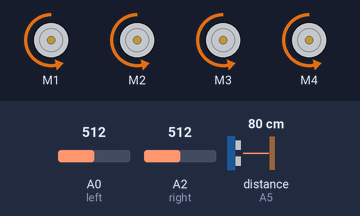
This sketch was run on a simulated Arduino Uno, built with avr-gcc and run on an emulated ATmega328P. Shown: 4 × DC motor (green arrow = forward, orange = backward, longer = faster). Wiring (inferred from the names in the program): ultrasonic range finder: trigger A3; echo A5. Inputs (shaded band) come from the test bench; at power-on: distance to the obstacle (sensor on A5) 80 cm, A0 (left) = 512, A2 (right) = 512. The echo pulse lasts 58.3 µs per cm; what the sketch prints to the serial monitor is not drawn.

Above: at 1.2 s.
1.3 s: distance to the obstacle (sensor on A5) set to 4 cm
At 1.9 s:
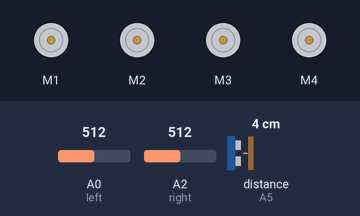
2.8 s: distance to the obstacle (sensor on A5) set to 12 cm
4.3 s: distance to the obstacle (sensor on A5) set to 16 cm
At 5.3 s:
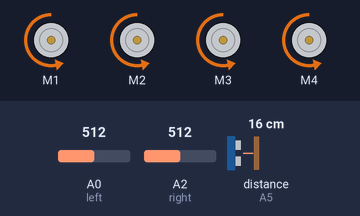
5.8 s: distance to the obstacle (sensor on A5) set to 2 cm
At 6.5 s:
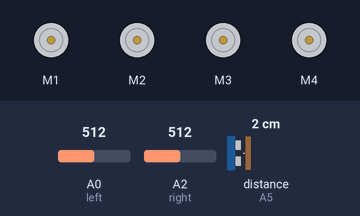
Timing chart, 0 to 8.3 s (numbered marks = the images above; inputs shaded):
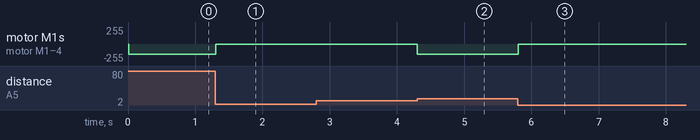

Measured:
- the behaviour switches between 14 and 15 cm on distance to the obstacle (sensor on A5) (found by bisection; images 1 and 2)
- after the input at 1.3 s, motor M1–4: backward 150/255 → stopped at once
- after the input at 2.8 s, every drawn part: stays the same
- after the input at 4.3 s, motor M1–4: stopped → backward 150/255 at once
- after the input at 5.8 s, motor M1–4: backward 150/255 → stopped at once

The sketch:

Line_Follower_car_With_obstacle_Avoidance__Neaz_.ino
```cpp
//including the libraries
#include <AFMotor.h>
#include <NewPing.h>

//defining pins and variables
#define left A0
#define right A2
#define TRIG A3
#define ECHO A5
#define MAX_DISTANCE 100

NewPing sonar (TRIG, ECHO, MAX_DISTANCE);


//defining motors
AF_DCMotor motor1(1, MOTOR12_1KHZ);
AF_DCMotor motor2(2, MOTOR12_1KHZ);
AF_DCMotor motor3(3, MOTOR34_1KHZ);
AF_DCMotor motor4(4, MOTOR34_1KHZ);


void setup() {
  TCCR0B = TCCR0B & B11111000 | B00000010 ;
  //declaring pin types
  pinMode(left, INPUT);
  pinMode(right, INPUT);
  pinMode(TRIG, OUTPUT);
  pinMode(ECHO, INPUT);
  //begin serial communication
  Serial.begin(9600);

}

void loop() {
  //printing values of the sensors to the serial monitor
  Serial.println(analogRead(left));

  Serial.println(analogRead(right));

  int duration, distance;
  // Output pulse with 1ms width on trigPin
  digitalWrite(TRIG, HIGH);
  delay(1);
  digitalWrite(TRIG, LOW);
  // Measure the pulse input in echo pin
  duration = pulseIn(ECHO, HIGH);
  // Distance is half the duration devided by 29.1 (from datasheet)
  distance = (duration / 2) / 29.1;

  if (distance <= 13) {
    motor1.run(RELEASE);
    motor1.setSpeed(0);
    motor2.run(RELEASE);
    motor2.setSpeed(0);
    motor3.run(RELEASE);
    motor3.setSpeed(0);
    motor4.run(RELEASE);
    motor4.setSpeed(0);
    delay(100);
  }

  else
  {
    //line detected by both
    if (!analogRead(left) == 0 && !analogRead(right) == 0)
    {
      //Forward
      motor1.run(BACKWARD);
      motor1.setSpeed(150);
      motor2.run(BACKWARD);
      motor2.setSpeed(150);
      motor3.run(BACKWARD);
      motor3.setSpeed(150);
      motor4.run(BACKWARD);
      motor4.setSpeed(150);
    }
    //line detected by left sensor
    else if ((!digitalRead(right) == 0) && digitalRead(left) == 0) {
      //turn RIGHT
      motor1.run(FORWARD);
      motor1.setSpeed(200);
      motor2.run(FORWARD);
      motor2.setSpeed(200);
      motor3.run(BACKWARD);
      motor3.setSpeed(200);
      motor4.run(BACKWARD);
      motor4.setSpeed(200);

    }
    //line detected by right sensor
    else if (digitalRead(right) == 0 && !digitalRead(left) == 0) {
      //turn LEFT
      motor1.run(BACKWARD);
      motor1.setSpeed(200);
      motor2.run(BACKWARD);
      motor2.setSpeed(200);
      motor3.run(FORWARD);
      motor3.setSpeed(200);
      motor4.run(FORWARD);
      motor4.setSpeed(200);

    }
    //line detected by none
    else if (digitalRead(left) == 0 && digitalRead(right) == 0)
    {
      //stop
      motor1.run(RELEASE);
      motor1.setSpeed(0);
      motor2.run(RELEASE);
      motor2.setSpeed(0);
      motor3.run(RELEASE);
      motor3.setSpeed(0);
      motor4.run(RELEASE);
      motor4.setSpeed(0);

    }
  }


}
```
